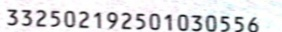
#> input picture 2.jpg, 282 x 32 px
$ python test.py
#> lines starting #> are read from the running program, lines starting #| are printed output that depends on the picture
# encoding:utf8


import numpy as np
import cv2


def getPerspectiveTransformByAngle(anglex, angley, anglez, distance_angle, width, height):
    """
        通过旋转角度获取图像的透视参数

        镜头位于z轴上，即我们所看到的是由x轴（水平）和y轴（垂直）组成的二维平面，图像就位于该二维平面上，垂直于z轴，
        且图像中心位于z轴的0原点

        :param anglex           绕x轴旋转的的角度
        :param angley           绕y轴旋转的的角度
        :param anglez           绕z轴旋转的的角度，这里正数为逆时针，负数为顺时针
        :param distance_angle   镜头到图像顶角的连线与z轴的夹角，所以角度越小，镜头距离图像越远，范围(0,90)开区间
        :param height           图像的高度
        :param width            图像的宽度

        当anglex和angley均为0时，图像位于x和y轴组成的二维平面内，无论镜头距离原点多远，看的效果都一样
        只有当anglex和angley不均为0时，图像才会离开x-y二维平面，此时镜头距离就有效果了，而且可知：
        当distance_angle<45度时，无论怎样透视，都能看到图像全貌
        当distance_angle>45度时，可能会导致无法看到图像全貌

    """

    def rad(x):
        return x * np.pi / 180

    z = np.sqrt(width ** 2 + height ** 2) / 2 / np.tan(rad(distance_angle))  # 镜头与图像间的距离

    rx = np.array([[1, 0, 0, 0],
                   [0, np.cos(rad(anglex)), -np.sin(rad(anglex)), 0],
                   [0, -np.sin(rad(anglex)), np.cos(rad(anglex)), 0, ],
                   [0, 0, 0, 1]], np.float32)

    ry = np.array([[np.cos(rad(angley)), 0, np.sin(rad(angley)), 0],
                   [0, 1, 0, 0],
                   [-np.sin(rad(angley)), 0, np.cos(rad(angley)), 0, ],
                   [0, 0, 0, 1]], np.float32)

    rz = np.array([[np.cos(rad(anglez)), np.sin(rad(anglez)), 0, 0],
                   [-np.sin(rad(anglez)), np.cos(rad(anglez)), 0, 0],
                   [0, 0, 1, 0],
                   [0, 0, 0, 1]], np.float32)

    r = rx.dot(ry).dot(rz)

    center = np.array([width / 2, height / 2, 0, 0], np.float32)
    src1 = np.array([0, 0, 0, 0], np.float32) - center
    src2 = np.array([width, 0, 0, 0], np.float32) - center
    src3 = np.array([0, height, 0, 0], np.float32) - center
    src4 = np.array([width, height, 0, 0], np.float32) - center

    list_dst = [r.dot(src1), r.dot(src2), r.dot(src3), r.dot(src4)]
    src = np.array([[0, 0], [width, 0], [0, height], [width, height]], np.float32)
    dst = np.zeros((4, 2), np.float32)

    for i in range(4):
        dst[i, 0] = list_dst[i][0] * z / (z - list_dst[i][2]) + center[0]
        dst[i, 1] = list_dst[i][1] * z / (z - list_dst[i][2]) + center[1]

    factors = cv2.getPerspectiveTransform(src, dst)

    return factors


img1 = cv2.imread("2.jpg", 1)
#> img1 is the input picture: shape (32, 282, 3); mean B, G, R 222.5, 220.1, 220.3
border = 400
img1 = cv2.copyMakeBorder(img1, border, border, border, border, cv2.BORDER_CONSTANT, 0)
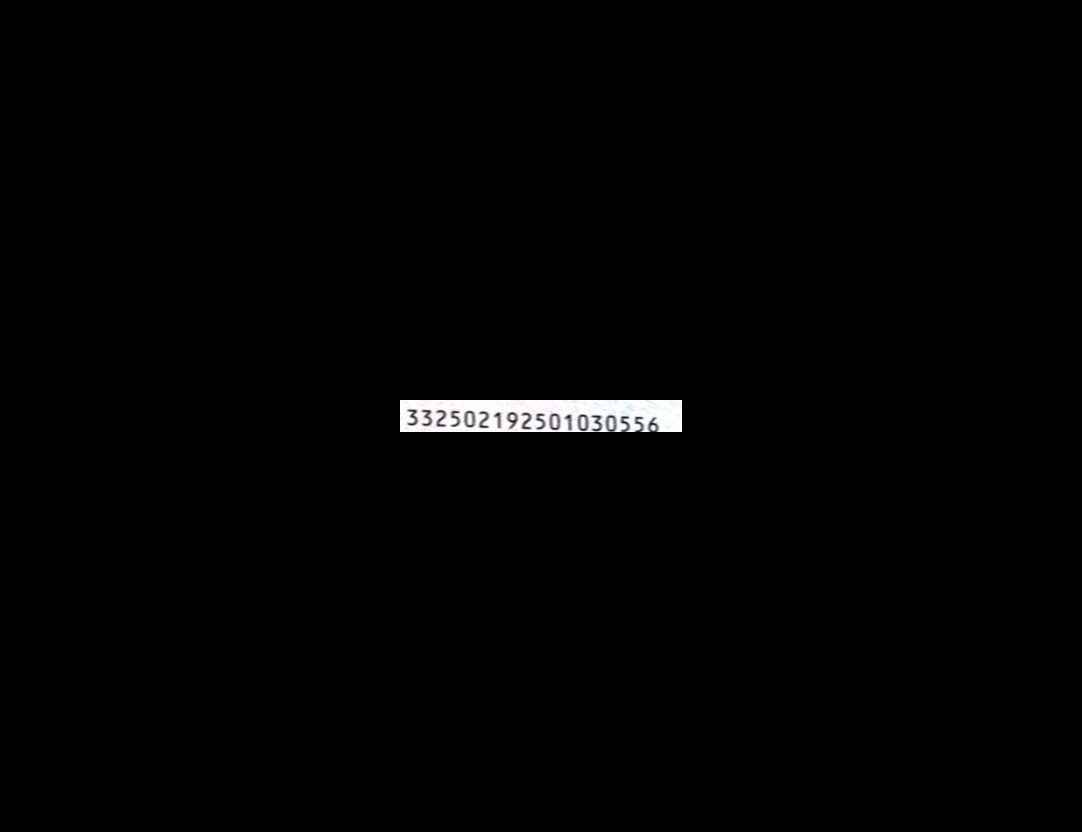
#> img1: shape (832, 1082, 3); mean B, G, R 2.2, 2.2, 2.2

anglex = 0
angley = 0
anglez = 0
distance_angle = 30
height, width = img1.shape[0:2]
#> height = 832; width = 1082

while True:
    factors = getPerspectiveTransformByAngle(anglex, angley, anglez, distance_angle, width, height)
#> factors = [[1, 0, 0], [0, 1, 0], [0, 0, 1]]
    img = cv2.warpPerspective(img1, factors, (width, height))
    cv2.imshow("test1", img)
    c = cv2.waitKey(30)  # 返回一个按键字符的ASCII编码，这里用键盘控制透视效果
#> (key q is pressed here)
    if c == ord('w'):
        anglex += 1
    elif c == ord('s'):
        anglex -= 1
    elif c == ord('d'):
        angley += 1
    elif c == ord('a'):
        angley -= 1
    elif c == ord('u'):
        anglez += 1
    elif c == ord('i'):
        anglez -= 1
    elif c == ord('z'):
        anglex = angley = anglez = 0
    elif c == ord('q'):
        break
